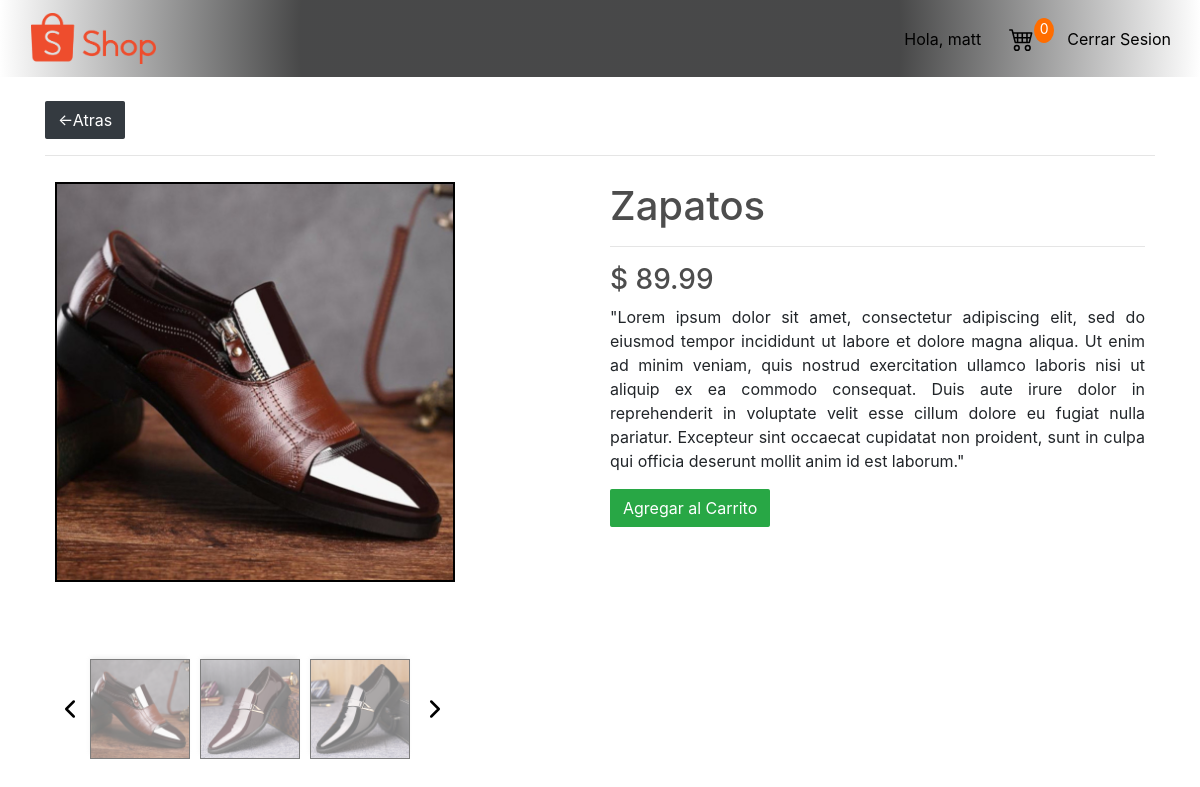
Before: /product_details/3 (signed in) with the older database file.
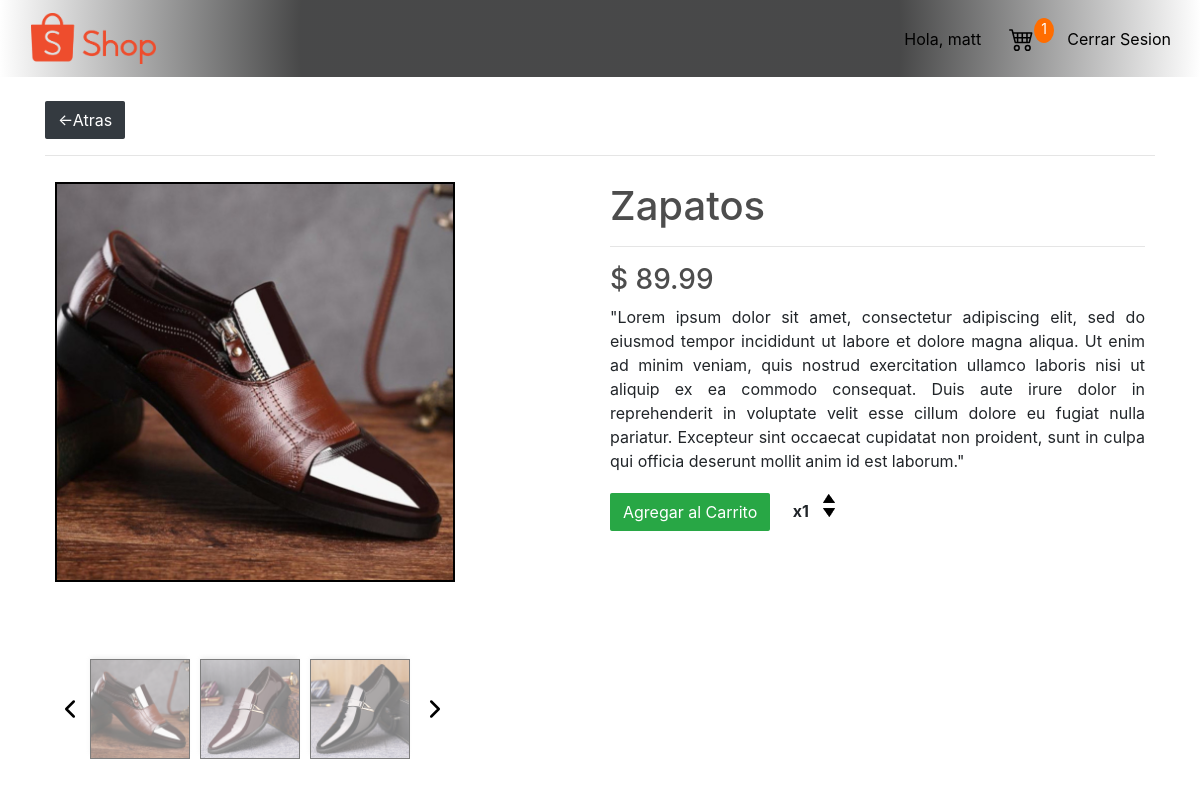
After: the same page with the newer database file.
### store/models.py (models this page shows, shortened)
class Product(models.Model):
    name = models.CharField(max_length=200, null=True)
    price = models.FloatField()
    digital = models.BooleanField(default=False, null=False, blank=False)
    image = models.ImageField(null=True, blank=True)
    description = models.TextField(default=False, null=True, blank=True)

class ProductImages(models.Model):
    product = models.ForeignKey(Product, default=None, on_delete=models.CASCADE)
    image = models.ImageField(upload_to='images/')
    @property
    def image_url(self):
        try:
            url = self.image.url
        except ImportError:
            url = ''
        return url

class OrderItem(models.Model):
    product = models.ForeignKey(Product, on_delete=models.SET_NULL, null=True)
    order = models.ForeignKey(Order, on_delete=models.SET_NULL, null=True)
    quantity = models.IntegerField(default=0, null=True, blank=True)
    date_added = models.DateTimeField(auto_now_add=True)

### store/views.py (the view)
# urls.py: path('product_details/<int:pk_id>', views.product_details, name="product_details"),
def product_details(request, pk_id):
    products = Product.objects.filter(id=pk_id)
    photos = ProductImages.objects.filter(product_id=pk_id)
    data = cartdata(request)
    cartitems = data['cartitems']
    order = data['order']
    items = data['items']
    context = {'items': items, 'order': order, 'cartitems': cartitems, 'products': products, 'photos': photos}
    return render(request, 'store/product_details.html', context)

### store/models.py (called while the page is built)
    @property
    def get_cart_items(self):
        orderitems = self.orderitem_set.all()
        total = sum([item.quantity for item in orderitems])
        return total

### store/utils.py (called while the page is built)
def cartdata(request):
    if request.user.is_authenticated:
        customer = request.user.customer
        order, created = Order.objects.get_or_create(customer=customer, complete=False)
        items = order.orderitem_set.all()
        cartitems = order.get_cart_items
    else:
        cookiedata = cookiecart(request)
        cartitems = cookiedata['cartitems']
        order = cookiedata['order']
        items = cookiedata['items']
    return {'cartitems': cartitems, 'order': order, 'items': items}

### store/templates/store/product_details.html (shortened to what this page needs)
{% extends 'store/main.html' %}
{% load static %}
{% block content %}
<link href="https://stackpath.bootstrapcdn.com/bootstrap/4.5.2/css/bootstrap.min.css"
      rel="stylesheet">
<link href="{% static 'css/product.css' %}" rel="stylesheet" type="text/css">
<a class="btn btn-dark" href="{% url 'store' %}">&#8592;Atras</a>
<hr>
<div id="content-wrapper">
    <div class="column">
        <div id="img-container">
            <div id="lens"></div>
            {% for product in products %}
            <img id=featured src="{{product.image.url}}">
            {% endfor %}
        </div>
        <br>
        <br>
        <br>
        <div id="slide-wrapper">
            <img class="arrow" id="slideLeft" src="/images/chevron-left.svg">
            <div id="slider">
                {% for photo in photos %}
                <img class="thumbnail active" src="{{photo.image_url}}">
                {% endfor %}
            </div>
            <img class="arrow" id="slideRight" src="/images/chevron-right.svg">
        </div>
    </div>
    <div class="column">
        {% for product in products%}
        <h1>{{product.name}}</h1>
        <hr>
        <h3>$ {{product.price}}</h3>
        <p style="text-align: justify">{{product.description}}</p>
        <button class="btn btn-success add-btn update-cart" data-action="add"
                data-product="{{product.id}}">Agregar al Carrito
        </button>
        {% for item in items%}
        {% if product.id == item.product.id %}
        <p class="quantity">x{{item.quantity}}</p>
        <div class="quantity">
            <img class="chg-quantity update-cart" data-action="add"
                 data-product="{{item.product.id}}" src="{% static  'images/arrow-up.png' %}">
            <img class="chg-quantity update-cart" data-action="remove"
                 data-product="{{item.product.id}}" src="{% static  'images/arrow-down.png' %}">
        </div>
        {% endif %}
        {% endfor %}
        {% endfor %}
    </div>
</div>
{% endblock content %}

### store/templates/store/main.html (shortened to what this page needs)
{% load static %}
<html>
<head>
    <link href="https://stackpath.bootstrapcdn.com/bootstrap/4.5.0/css/bootstrap.min.css"
 rel="stylesheet">
    <link href="{% static 'css/main.css' %}" rel="stylesheet" type="text/css">
</head>
<body>
<nav class="navbar navbar-expand-lg navbar-light bg-light" id="nav">
    <div>
        <a class="navbar-brand" href="{% url 'store' %}">
            <img id="home" src="{% static 'images/shop.png' %}">
        </a>
    </div>
    <div class="collapse navbar-collapse" id="navbarSupportedContent">
        <div class="form-inline my-2 my-lg-0">
            <a class=" btn btn-link hidden" href="{% url 'set_profile' %}" id="hello-user">Hola, {{request.user}}</a>
            <a href="{% url 'cart' %}">
                <img id="cart-icon" src="{% static 'images/cart4.svg' %}">
            </a>
            <p id="cart-total">{{cartitems}}</p>
            <a href="{% url 'logout' %}">
                <button class="btn btn-link hidden" id="close-session" type="button">Cerrar Sesion</button>
            </a>
        </div>
    </div>
</nav>
<div class="container"><br>
    {% block content %}
    {% endblock content %}
</div>
</body>
</html>

Changed rows visible on the page:
added OrderItem: quantity "1"
Other visible differences:
{{ cartitems }}: "0" → "1"
